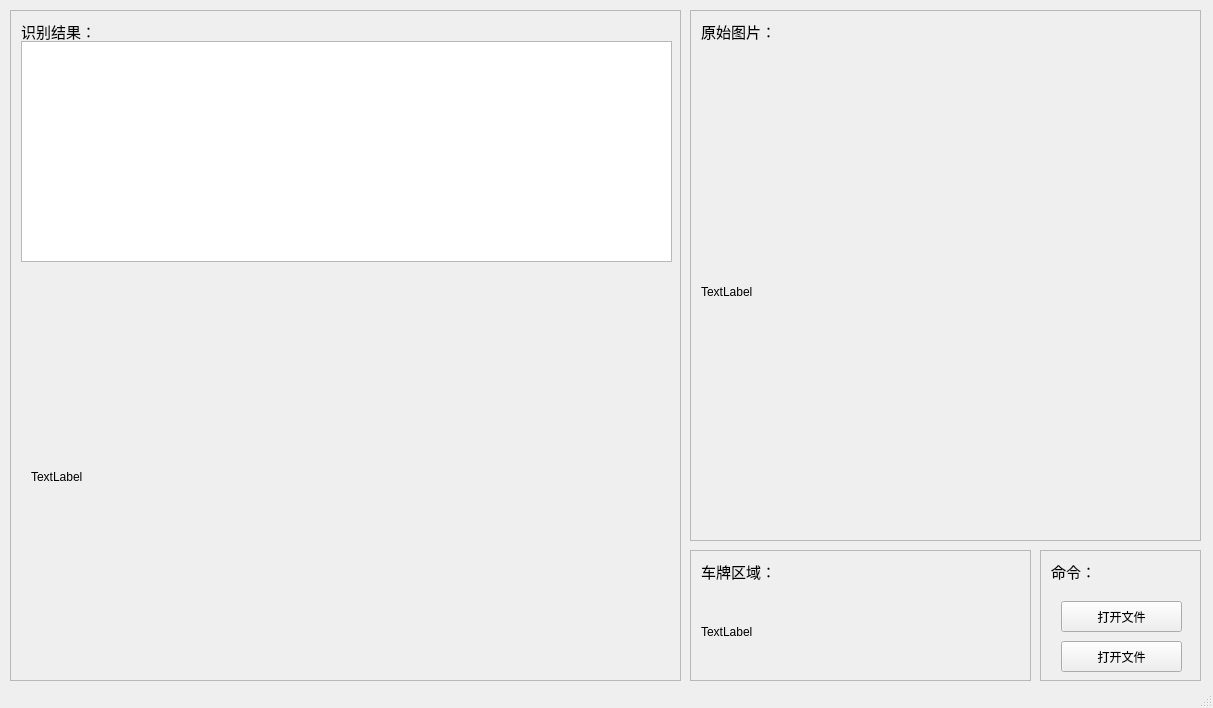
<?xml version="1.0" encoding="UTF-8"?>
<ui version="4.0">
 <class>MainWindow</class>
 <widget class="QMainWindow" name="MainWindow">
  <property name="geometry">
   <rect>
    <x>0</x>
    <y>0</y>
    <width>1213</width>
    <height>708</height>
   </rect>
  </property>
  <property name="windowTitle">
   <string>MainWindow</string>
  </property>
  <property name="toolButtonStyle">
   <enum>Qt::ToolButtonIconOnly</enum>
  </property>
  <widget class="QWidget" name="centralwidget">
   <widget class="QScrollArea" name="scrollArea">
    <property name="geometry">
     <rect>
      <x>690</x>
      <y>10</y>
      <width>511</width>
      <height>531</height>
     </rect>
    </property>
    <property name="widgetResizable">
     <bool>true</bool>
    </property>
    <widget class="QWidget" name="scrollAreaWidgetContents">
     <property name="geometry">
      <rect>
       <x>0</x>
       <y>0</y>
       <width>509</width>
       <height>529</height>
      </rect>
     </property>
     <widget class="QLabel" name="label_0">
      <property name="geometry">
       <rect>
        <x>10</x>
        <y>10</y>
        <width>111</width>
        <height>20</height>
       </rect>
      </property>
      <property name="font">
       <font>
        <pointsize>11</pointsize>
       </font>
      </property>
      <property name="text">
       <string>原始图片：</string>
      </property>
     </widget>
     <widget class="QLabel" name="label">
      <property name="geometry">
       <rect>
        <x>10</x>
        <y>40</y>
        <width>481</width>
        <height>481</height>
       </rect>
      </property>
      <property name="text">
       <string>TextLabel</string>
      </property>
     </widget>
    </widget>
   </widget>
   <widget class="QScrollArea" name="scrollArea_2">
    <property name="geometry">
     <rect>
      <x>10</x>
      <y>10</y>
      <width>671</width>
      <height>671</height>
     </rect>
    </property>
    <property name="widgetResizable">
     <bool>true</bool>
    </property>
    <widget class="QWidget" name="scrollAreaWidgetContents_1">
     <property name="geometry">
      <rect>
       <x>0</x>
       <y>0</y>
       <width>669</width>
       <height>669</height>
      </rect>
     </property>
     <widget class="QLabel" name="label_1">
      <property name="geometry">
       <rect>
        <x>10</x>
        <y>10</y>
        <width>111</width>
        <height>20</height>
       </rect>
      </property>
      <property name="font">
       <font>
        <pointsize>11</pointsize>
       </font>
      </property>
      <property name="text">
       <string>识别结果：</string>
      </property>
     </widget>
     <widget class="QTextBrowser" name="textBrowser">
      <property name="geometry">
       <rect>
        <x>10</x>
        <y>30</y>
        <width>651</width>
        <height>221</height>
       </rect>
      </property>
     </widget>
     <widget class="QLabel" name="label_5">
      <property name="geometry">
       <rect>
        <x>20</x>
        <y>290</y>
        <width>631</width>
        <height>351</height>
       </rect>
      </property>
      <property name="text">
       <string>TextLabel</string>
      </property>
     </widget>
    </widget>
   </widget>
   <widget class="QScrollArea" name="scrollArea_3">
    <property name="geometry">
     <rect>
      <x>690</x>
      <y>550</y>
      <width>341</width>
      <height>131</height>
     </rect>
    </property>
    <property name="widgetResizable">
     <bool>true</bool>
    </property>
    <widget class="QWidget" name="scrollAreaWidgetContents_3">
     <property name="geometry">
      <rect>
       <x>0</x>
       <y>0</y>
       <width>339</width>
       <height>129</height>
      </rect>
     </property>
     <widget class="QLabel" name="label_2">
      <property name="geometry">
       <rect>
        <x>10</x>
        <y>10</y>
        <width>111</width>
        <height>20</height>
       </rect>
      </property>
      <property name="font">
       <font>
        <pointsize>11</pointsize>
       </font>
      </property>
      <property name="text">
       <string>车牌区域：</string>
      </property>
     </widget>
     <widget class="QLabel" name="label_3">
      <property name="geometry">
       <rect>
        <x>10</x>
        <y>40</y>
        <width>321</width>
        <height>81</height>
       </rect>
      </property>
      <property name="text">
       <string>TextLabel</string>
      </property>
     </widget>
    </widget>
   </widget>
   <widget class="QScrollArea" name="scrollArea_4">
    <property name="geometry">
     <rect>
      <x>1040</x>
      <y>550</y>
      <width>161</width>
      <height>131</height>
     </rect>
    </property>
    <property name="widgetResizable">
     <bool>true</bool>
    </property>
    <widget class="QWidget" name="scrollAreaWidgetContents_4">
     <property name="geometry">
      <rect>
       <x>0</x>
       <y>0</y>
       <width>159</width>
       <height>129</height>
      </rect>
     </property>
     <widget class="QPushButton" name="pushButton_2">
      <property name="geometry">
       <rect>
        <x>20</x>
        <y>50</y>
        <width>121</width>
        <height>31</height>
       </rect>
      </property>
      <property name="text">
       <string>打开文件</string>
      </property>
     </widget>
     <widget class="QPushButton" name="pushButton">
      <property name="geometry">
       <rect>
        <x>20</x>
        <y>90</y>
        <width>121</width>
        <height>31</height>
       </rect>
      </property>
      <property name="text">
       <string>打开文件</string>
      </property>
     </widget>
     <widget class="QLabel" name="label_4">
      <property name="geometry">
       <rect>
        <x>10</x>
        <y>10</y>
        <width>111</width>
        <height>20</height>
       </rect>
      </property>
      <property name="font">
       <font>
        <pointsize>11</pointsize>
       </font>
      </property>
      <property name="text">
       <string>命令：</string>
      </property>
     </widget>
    </widget>
   </widget>
  </widget>
  <widget class="QStatusBar" name="statusbar"/>
 </widget>
 <resources/>
 <connections/>
</ui>
